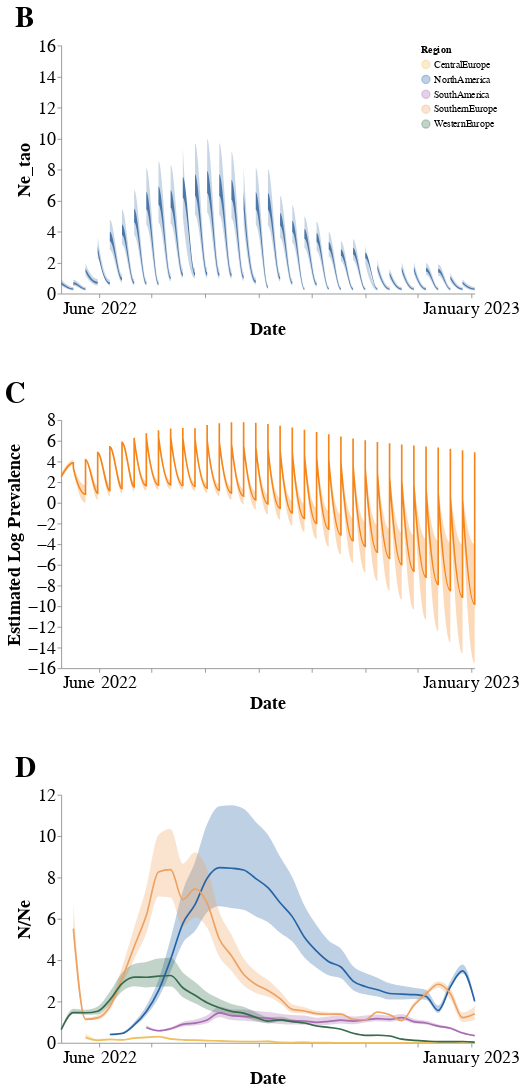

Source (notebook cell):
### Code cell
# Add labels to each chart
ne_plot = ne_plot.properties(title='B')
case_prev_plot = case_prev_plot.properties(title='C')
n_ne_ratio = n_ne_ratio.properties(title='D')

combined_plot = alt.vconcat(ne_plot, case_prev_plot,n_ne_ratio,  spacing=50).resolve_scale(x='shared', color ='shared')


combined_plot.configure_view(
    strokeWidth=0
).configure_title(
    anchor='start', fontSize= 35
).configure_axis(
    labelFontSize=22,
    titleFontSize=22
)

### Figure 1 — Vega-Lite specification as saved in the notebook (floating-point values rounded to 4 significant figures; data arrays with more than 128 entries replaced by an {"elided": "..."} marker saying what was removed)
{"config": {"view": {"continuousWidth": 400, "continuousHeight": 300, "strokeWidth": 0}, "axis": {"labelFontSize": 22, "titleFontSize": 22}, "title": {"anchor": "start", "fontSize": 35}}, "vconcat": [{"layer": [{"mark": {"type": "area", "interpolate": "monotone"}, "encoding": {"x": {"axis": {"format": "%B %Y", "grid": false, "title": "Date"}, "field": "date", "type": "temporal"}, "y": {"axis": {"grid": false, "title": "Ne_tao"}, "field": "lower_hpd_log_50", "type": "quantitative"}, "y2": {"field": "upper_hpd_log_50"}}, "height": 300, "width": 500}, {"mark": {"type": "area", "interpolate": "monotone", "opacity": 0.3}, "encoding": {"x": {"axis": {"grid": false, "title": "Date"}, "field": "date", "type": "temporal"}, "y": {"field": "lower_hpd_log_95", "type": "quantitative"}, "y2": {"field": "upper_hpd_log_95"}}, "height": 300, "width": 500}], "title": "B"}, {"layer": [{"mark": {"type": "area", "color": "#f58518", "interpolate": "monotone", "opacity": 0.3}, "encoding": {"x": {"axis": {"format": "%B %Y", "grid": false, "title": "Date"}, "field": "date", "type": "temporal"}, "y": {"axis": {"grid": false, "title": "Estimated Log Prevalence"}, "field": "log_lower_95", "type": "quantitative"}, "y2": {"field": "log_upper_95"}}, "height": 300, "width": 500}, {"mark": {"type": "line", "color": "#f58518", "interpolate": "monotone", "opacity": 1}, "encoding": {"x": {"axis": {"grid": false, "title": "Date"}, "field": "date", "type": "temporal"}, "y": {"axis": {"grid": false, "title": ""}, "field": "log_median", "type": "quantitative"}}, "height": 300, "width": 500}], "title": "C"}, {"layer": [{"mark": {"type": "area", "color": "#f58518", "interpolate": "monotone", "opacity": 0.3}, "encoding": {"color": {"field": "deme", "legend": {"labelFontSize": 12, "offset": -120, "title": "Region", "titleFontSize": 12}, "scale": {"domain": ["CentralEurope", "NorthAmerica", "SouthAmerica", "SouthernEurope", "WesternEurope"], "range": ["#EEC060", "#2664A5", "#A76BB1", "#EEA160", "#356D4C"]}, "type": "nominal"}, "x": {"axis": {"format": "%B %Y", "grid": false, "title": "Date"}, "field": "date", "type": "temporal"}, "y": {"axis": {"grid": false, "title": ""}, "field": "n_div_ne_median_lower_95", "type": "quantitative"}, "y2": {"field": "n_div_ne_median_upper_95"}}, "height": 300, "width": 850}, {"mark": {"type": "line", "color": "#f58518", "interpolate": "monotone", "opacity": 1}, "encoding": {"color": {"field": "deme", "type": "nominal"}, "x": {"axis": {"grid": false, "title": ""}, "field": "date", "type": "temporal"}, "y": {"axis": {"grid": false, "title": "N/Ne"}, "field": "n_div_ne_median", "type": "quantitative"}}, "height": 400, "transform": [{"filter": "((datum.n_div_ne_median < 18) && (datum.n_div_ne_median > 0))"}], "width": 800}], "title": "D"}], "data": {"name": "data-5a4da9e642c7fddcf24dcd51cb187ec9"}, "resolve": {"scale": {"color": "shared", "x": "shared"}}, "spacing": 50, "$schema": "https://vega.github.io/schema/vega-lite/v4.17.0.json", "datasets": {"data-5a4da9e642c7fddcf24dcd51cb187ec9": {"elided": "161 records"}}}
